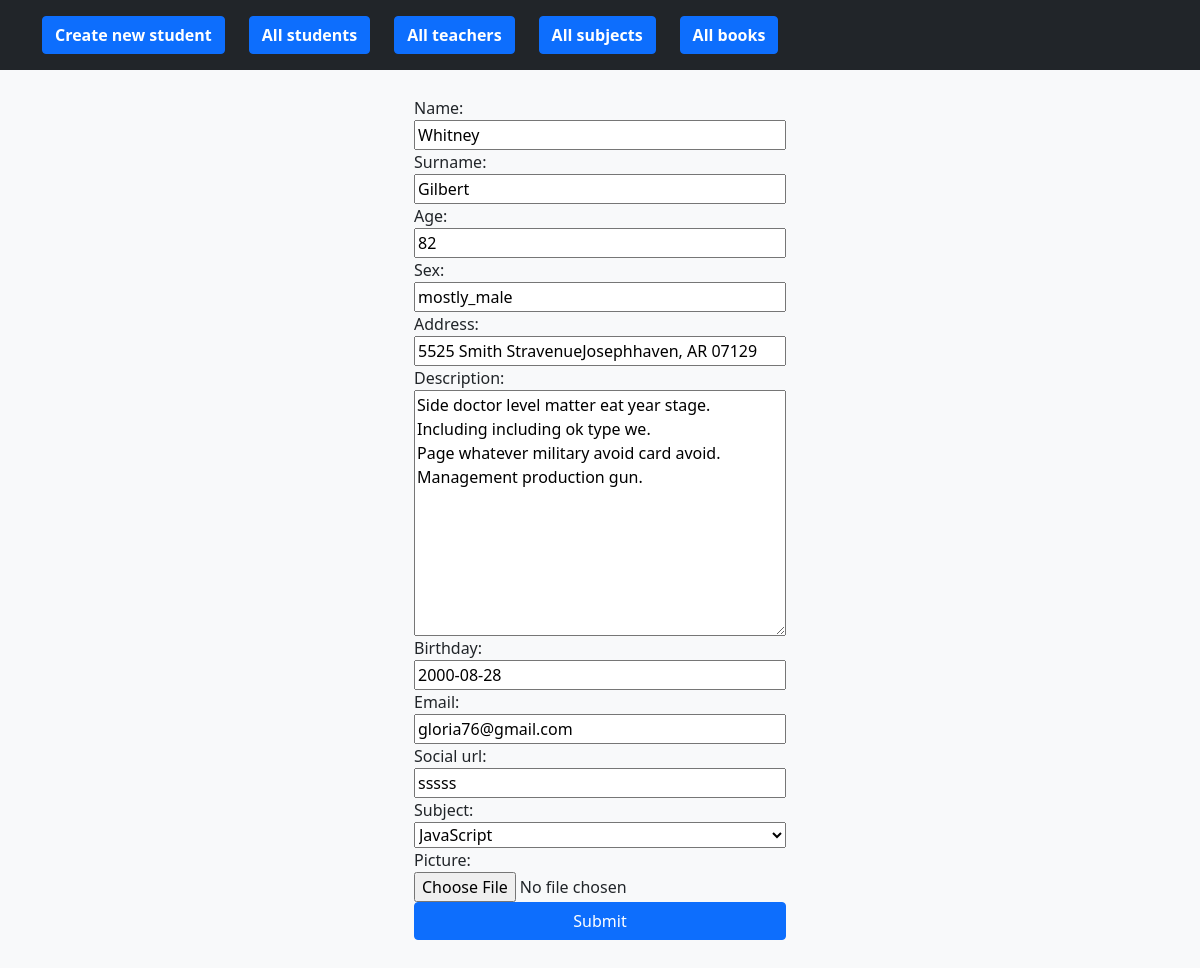
The page /students/update/1/ on the database as committed earlier.
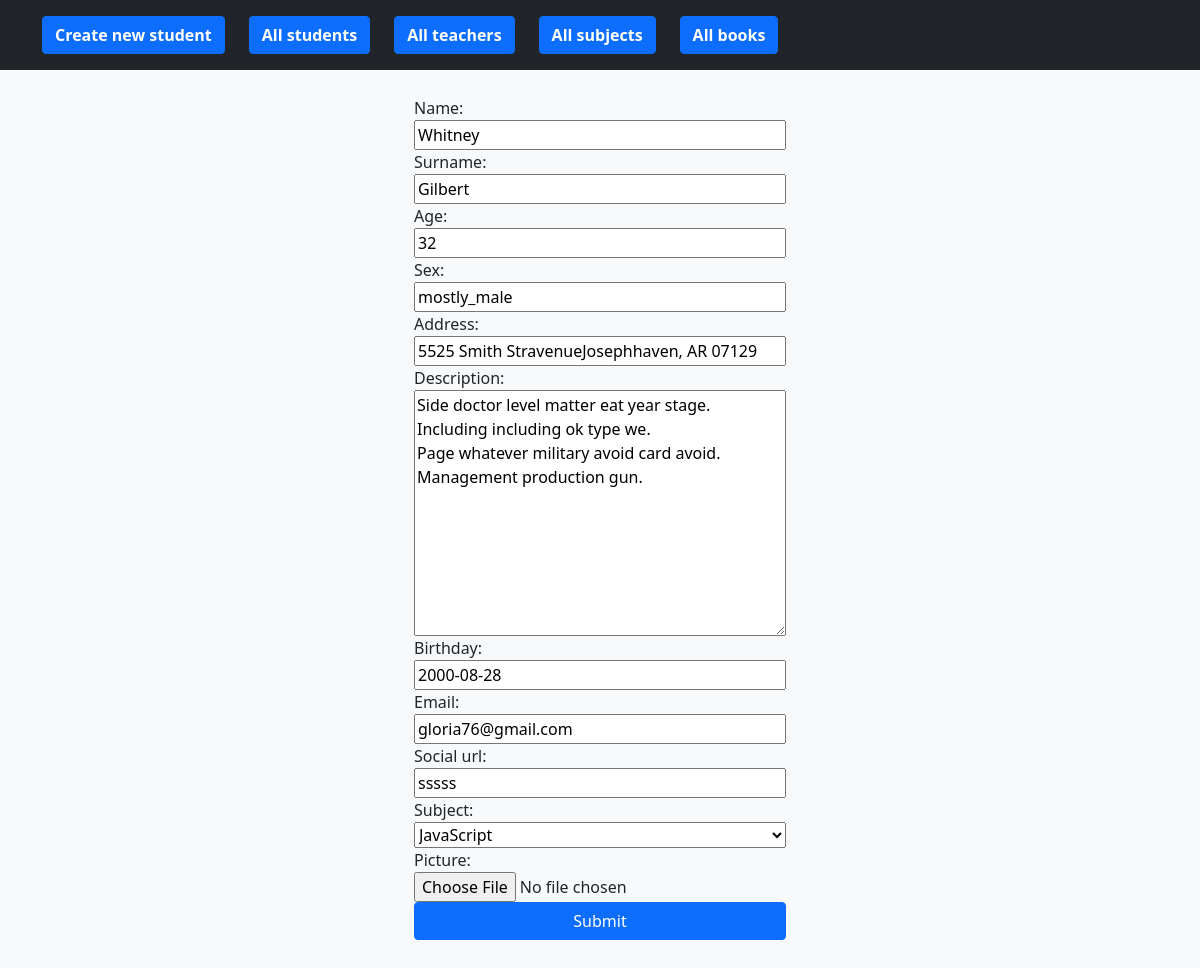
The same page on the database as committed later.
### app/models.py (models this page shows)
class Student(models.Model):
    id = models.AutoField(primary_key=True)
    name = models.CharField(max_length=200)
    surname = models.CharField(max_length=200)
    age = models.IntegerField(null=True)
    sex = models.CharField(max_length=200)
    address = models.CharField(max_length=200)
    description = models.TextField()
    birthday = models.CharField(max_length=200)
    email = models.CharField(max_length=200)
    picture = models.ImageField(upload_to='students_picture/', null=True)
    social_url = models.CharField(null=True, max_length=200)
    normalized_name = models.CharField(null=True, max_length=200)
    book = models.OneToOneField('app.Book', on_delete=models.CASCADE,
                                null=True, related_name='student',
                                related_query_name='student')
    subject = models.ForeignKey(to='app.Subject', on_delete=models.SET_NULL,
                                null=True, related_name='students')
    created_at = models.DateTimeField(auto_now_add=True, null=True)
    updated_at = models.DateTimeField(auto_now=True, null=True)

### app/views.py (the view)
# urls.py: path('students/update/<pk>/', UpdateStudentView.as_view(),
class UpdateStudentView(UpdateView):
    model = Student
    fields = [
        'name',
        'surname',
        'age',
        'sex',
        'address',
        'description',
        'birthday',
        'email',
        'social_url',
        'subject',
        'picture',
    ]
    template_name = 'student_form.html'
    success_url = reverse_lazy('all_students')

### app/models.py (called while the page is built)
    def __str__(self):
        return self.title

### app/templates/student_form.html (shortened to what this page needs)
{% extends 'base.html' %}
{% block body %}
<div class="album py-5 bg-light mt-5">
    <div class="container">
        <form enctype="multipart/form-data" method="POST" class="d-flex flex-column mx-auto col-md-4">
            {{ form }}
            <button type="submit" class="btn btn-primary">Submit</button>
        </form>
    </div>
</div>
{% endblock %}

Rows that differ between the two databases and show on the page:
changed Student "Whitney": age "82" → "32"
